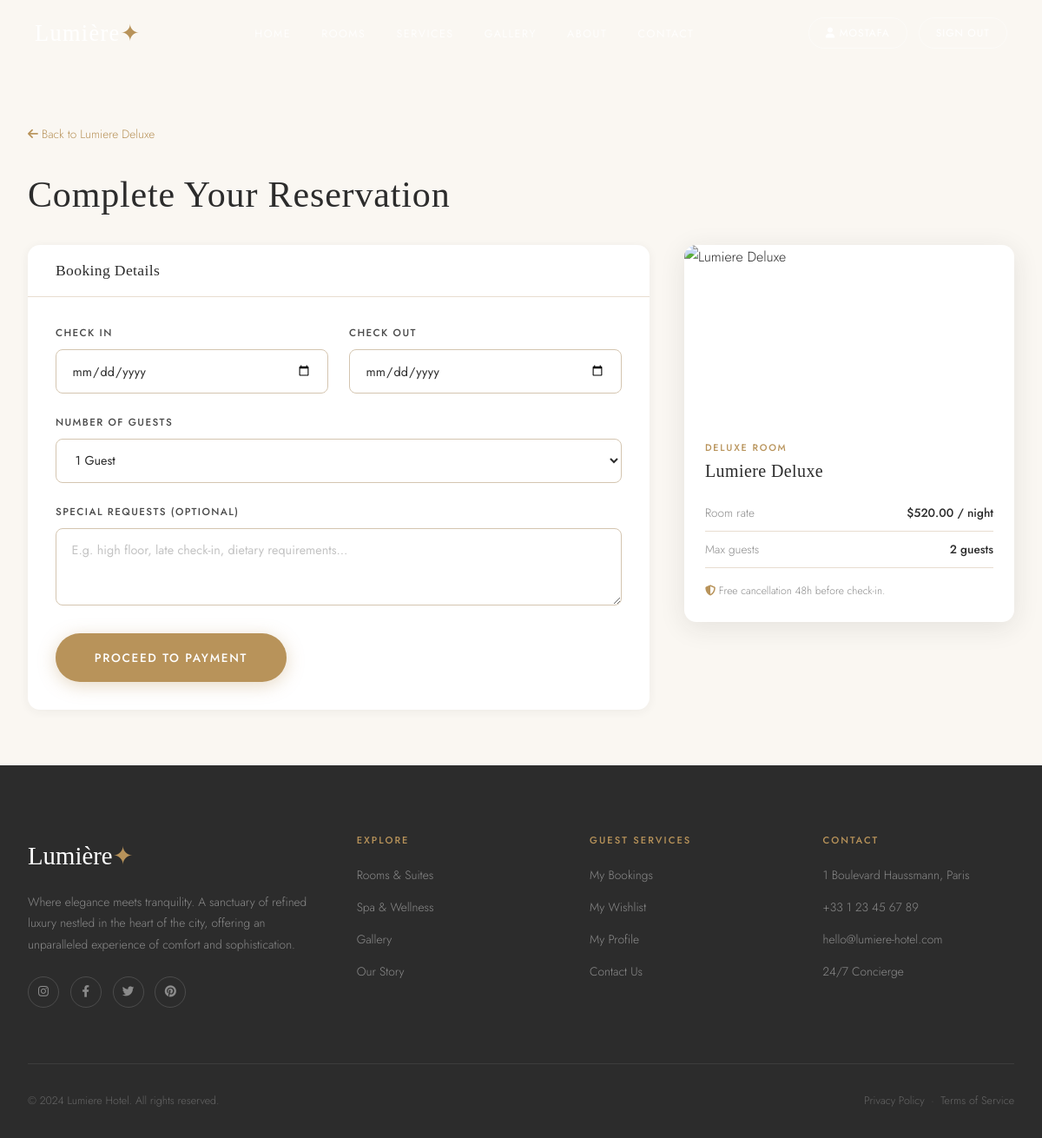
/bookings/book/2/ (signed in), run on the app's committed database.
### rooms/models.py (models this page shows, shortened)
class Room(models.Model):
    STATUS_CHOICES = [
        ('available', 'Available'),
        ('occupied', 'Occupied'),
        ('maintenance', 'Under Maintenance'),
    ]
    category = models.ForeignKey(RoomCategory, on_delete=models.CASCADE, related_name='rooms')
    name = models.CharField(max_length=200)
    room_number = models.CharField(max_length=10, unique=True)
    description = models.TextField()
    short_description = models.CharField(max_length=300)
    price_per_night = models.DecimalField(max_digits=10, decimal_places=2)
    max_guests = models.PositiveIntegerField(default=2)
    size_sqm = models.PositiveIntegerField()
    floor = models.PositiveIntegerField(default=1)
    status = models.CharField(max_length=20, choices=STATUS_CHOICES, default='available')
    is_featured = models.BooleanField(default=False)
    has_sea_view = models.BooleanField(default=False)
    has_balcony = models.BooleanField(default=False)
    has_jacuzzi = models.BooleanField(default=False)
    has_fireplace = models.BooleanField(default=False)
    created_at = models.DateTimeField(auto_now_add=True)

class RoomCategory(models.Model):
    name = models.CharField(max_length=100)
    slug = models.SlugField(unique=True)
    description = models.TextField()
    icon = models.CharField(max_length=50, default='bed')
    class Meta:
        verbose_name_plural = 'Room Categories'

### bookings/views.py (the view, shortened to what this page needs)
# urls.py: path('book/<int:room_pk>/', views.create_booking, name='create_booking'),
@login_required
def create_booking(request, room_pk):
    room = get_object_or_404(Room, pk=room_pk, status='available')
    form = BookingForm(room=room, data=request.POST or None)
    return render(request, 'bookings/create.html', {'room': room, 'form': form})

### bookings/forms.py (shortened to what this page needs)
class BookingForm(forms.ModelForm):
    class Meta:
        model = Booking
        fields = ['check_in', 'check_out', 'guests', 'special_requests']
        widgets = {
            'check_in': forms.DateInput(attrs={'type': 'date'}),
            'check_out': forms.DateInput(attrs={'type': 'date'}),
            'special_requests': forms.Textarea(attrs={'rows': 3}),
        }
    def __init__(self, room=None, *args, **kwargs):
        self.room = room
        super().__init__(*args, **kwargs)

### templates/bookings/create.html (shortened to what this page needs)
{% extends "base/base.html" %}
{% block content %}
<div style="padding-top:76px"></div>
<section class="section-sm">
  <div class="container">
    <div style="margin-bottom:2rem">
      <a href="{% url 'room_detail' room.pk %}" style="color:var(--gold);font-size:.85rem"><i class="fa fa-arrow-left"></i> Back to {{ room.name }}</a>
    </div>
    <h2 style="margin-bottom:2rem">Complete Your Reservation</h2>
    <div class="booking-layout">
      <div>
        <div class="card">
          <div class="card-header"><h4>Booking Details</h4></div>
          <div class="card-body">
            <form method="post">
              <div style="display:grid;grid-template-columns:1fr 1fr;gap:1.5rem">
                <div class="form-group">
                  <label class="form-label">Check In</label>
                  <input type="date" name="check_in" class="form-control" data-price="{{ room.price_per_night }}" value="{{ form.check_in.value|default:'' }}" required>
                </div>
                <div class="form-group">
                  <label class="form-label">Check Out</label>
                  <input type="date" name="check_out" class="form-control" value="{{ form.check_out.value|default:'' }}" required>
                </div>
              </div>
              <div class="form-group">
                <label class="form-label">Number of Guests</label>
                <select name="guests" class="form-control">
                  {% for i in "12345678" %}{% if forloop.counter <= room.max_guests %}
                  <option value="{{ forloop.counter }}">{{ forloop.counter }} Guest{% if forloop.counter > 1 %}s{% endif %}</option>
                  {% endif %}{% endfor %}
                </select>
              </div>
              <div class="form-group">
                <label class="form-label">Special Requests (optional)</label>
                <textarea name="special_requests" class="form-control" rows="3" placeholder="E.g. high floor, late check-in, dietary requirements...">{{ form.special_requests.value|default:'' }}</textarea>
              </div>
              <button type="submit" class="btn btn-primary btn-lg">Proceed to Payment</button>
            </form>
          </div>
        </div>
      </div>
      <div class="booking-summary-card">
        {% with room.images.first as img %}
        <div class="booking-summary-img">
          {% if img %}<img src="{{ img.image.url }}" alt="{{ room.name }}">
          {% else %}<img src="https://images.unsplash.com/photo-1631049307264-da0ec9d70304?w=500&q=80" alt="{{ room.name }}">{% endif %}
        </div>
        {% endwith %}
        <div class="booking-summary-body">
          <div class="room-category">{{ room.category.name }}</div>
          <h4>{{ room.name }}</h4>
          <div class="booking-detail-row"><span class="label">Room rate</span><span class="value">${{ room.price_per_night }} / night</span></div>
          <div class="booking-detail-row"><span class="label">Max guests</span><span class="value">{{ room.max_guests }} guests</span></div>
          <p style="font-size:.76rem;color:var(--gray);margin-top:1rem"><i class="fa fa-shield-alt" style="color:var(--gold)"></i> Free cancellation 48h before check-in.</p>
        </div>
      </div>
    </div>
  </div>
</section>
{% endblock %}

### static/css/main.css (style rules this page uses)
:root { --cream: #FAF7F2; --white: #FFFFFF; --beige-light: #F5EFE6; --beige: #E8DDD0; --beige-dark: #D4C5B0; --gold-light: #C9A96E; --gold: #B8935A; --gold-dark: #9A7A48; --brown: #6B5744; --charcoal: #2C2C2C; --charcoal-light: #4A4A4A; --gray: #8A8A8A; --gray-light: #C4C4C4; --shadow-sm: 0 2px 12px rgba(44,44,44,0.06); --shadow-md: 0 6px 30px rgba(44,44,44,0.10); --shadow-lg: 0 16px 60px rgba(44,44,44,0.14); --radius-sm: 8px; --radius-md: 14px; --radius-lg: 24px; --transition: all 0.35s cubic-bezier(0.4,0,0.2,1); --font-serif: 'Cormorant Garamond', Georgia, serif; --font-sans: 'Jost', system-ui, sans-serif; }
*,*::before,*::after { box-sizing:border-box;margin:0;padding:0 }
html { scroll-behavior:smooth }
body { font-family:var(--font-sans);background:var(--cream);color:var(--charcoal);line-height:1.7;font-weight:300;overflow-x:hidden }
h1,h2,h3,h4,h5 { font-family:var(--font-serif);font-weight:400;line-height:1.2;color:var(--charcoal);letter-spacing:0.02em }
h2 { font-size:clamp(1.9rem,3.5vw,3rem) }
h4 { font-size:1.3rem }
p { color:var(--charcoal-light);line-height:1.8 }
a { text-decoration:none;color:inherit;transition:var(--transition) }
.btn { display:inline-flex;align-items:center;gap:0.5rem;padding:0.85rem 2rem;border-radius:50px;font-family:var(--font-sans);font-size:0.78rem;font-weight:500;letter-spacing:0.12em;text-transform:uppercase;transition:var(--transition);cursor:pointer;border:none }
.btn-primary { background:var(--gold);color:var(--white);box-shadow:0 4px 20px rgba(184,147,90,0.35) }
.btn-lg { padding:1.1rem 2.8rem;font-size:0.85rem }
.section-sm { padding:4rem 2rem }
.container { max-width:1200px;margin:0 auto }
.room-category { font-size:0.68rem;font-weight:500;letter-spacing:0.16em;text-transform:uppercase;color:var(--gold);margin-bottom:0.4rem }
.form-group { margin-bottom:1.5rem }
.form-label { display:block;font-size:0.73rem;font-weight:500;letter-spacing:0.12em;text-transform:uppercase;color:var(--charcoal-light);margin-bottom:0.5rem }
.form-control { width:100%;padding:0.85rem 1.1rem;border:1px solid var(--beige-dark);border-radius:var(--radius-sm);background:var(--white);font-family:var(--font-sans);font-size:0.9rem;color:var(--charcoal);transition:var(--transition);outline:none }
.form-control::placeholder { color:var(--gray-light) }
textarea.form-control { resize:vertical }
.booking-layout { display:grid;grid-template-columns:1fr 380px;gap:2.5rem;align-items:start }
.booking-summary-card { background:var(--white);border-radius:var(--radius-md);overflow:hidden;box-shadow:var(--shadow-md);position:sticky;top:100px }
.booking-summary-img { height:200px;overflow:hidden }
.booking-summary-img img { width:100%;height:100%;object-fit:cover }
.booking-summary-body { padding:1.5rem }
.booking-summary-body h4 { margin-bottom:1rem;font-size:1.25rem }
.booking-detail-row { display:flex;justify-content:space-between;align-items:center;padding:0.55rem 0;border-bottom:1px solid var(--beige);font-size:0.85rem }
.booking-detail-row .label { color:var(--gray) }
.booking-detail-row .value { font-weight:500;color:var(--charcoal) }
.card { background:var(--white);border-radius:var(--radius-md);box-shadow:var(--shadow-sm);overflow:hidden }
.card-body { padding:2rem }
.card-header { padding:1.2rem 2rem;border-bottom:1px solid var(--beige);display:flex;align-items:center;justify-content:space-between }
.card-header h4 { font-size:1.1rem;margin:0 }

### data on the page
Room: name "Lumiere Deluxe", guests "1 Guest", category.name "DELUXE ROOM", price_per_night "520.00", max_guests "2"
